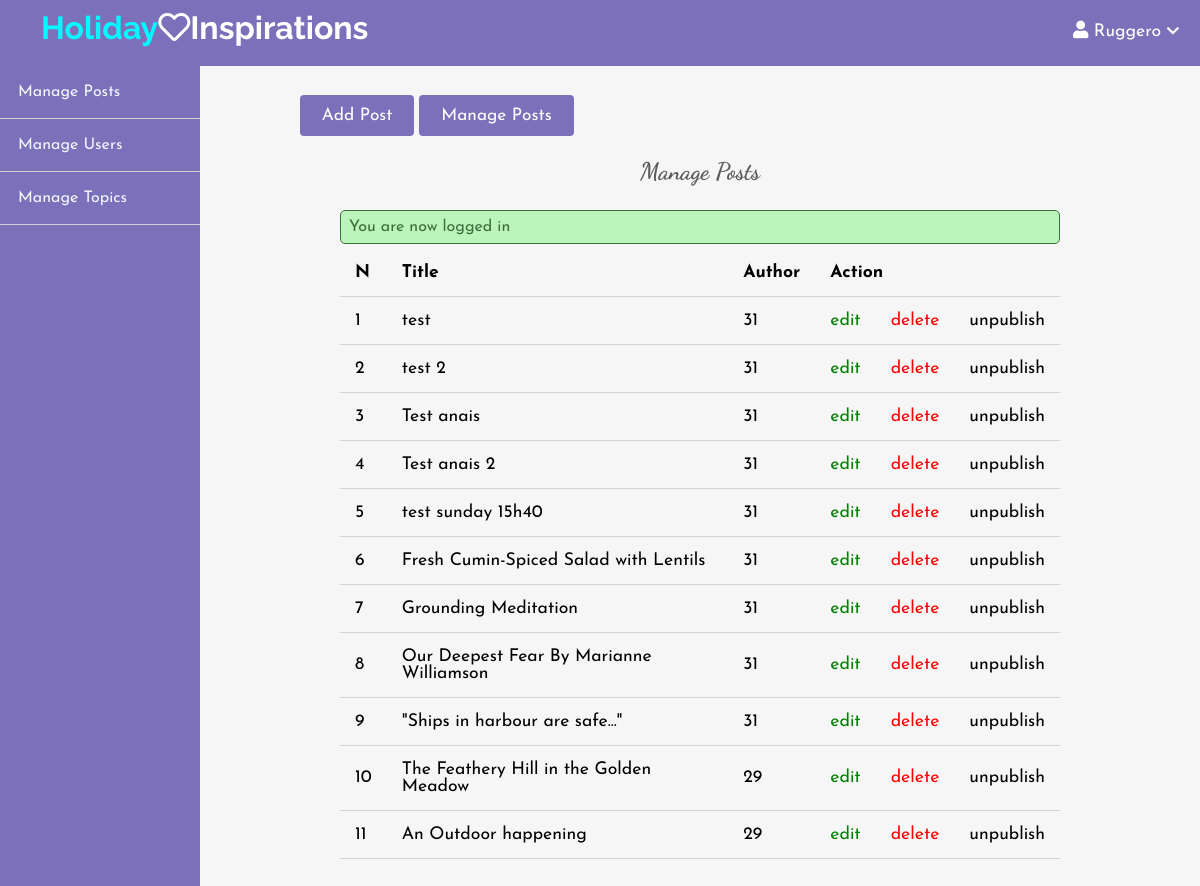
/admin/posts/index.php (signed in), run on the app's committed database.
### tables this page shows
CREATE TABLE IF NOT EXISTS `posts` (
  `id` int(11) NOT NULL AUTO_INCREMENT,
  `user_id` int(11) NOT NULL,
  `topic_id` int(11) DEFAULT NULL,
  `title` varchar(255) NOT NULL,
  `image` varchar(255) NOT NULL,
  `body` text NOT NULL,
  `published` tinyint(4) NOT NULL,
  `created_at` datetime NOT NULL DEFAULT CURRENT_TIMESTAMP,
  PRIMARY KEY (`id`),
  KEY `topic_id` (`topic_id`)
);

### app/database/db.php (called while the page is built, shortened)
<?php
require('connect.php');
function selectAll($table, $conditions = [])
{
    global $conn;
    $sql = "SELECT * FROM $table";
    if (empty($conditions)) {
        $stmt = $conn->prepare($sql);
        $stmt->execute();
        $records = $stmt->get_result()->fetch_all(MYSQLI_ASSOC);
        return $records;
    }
}

### app/controllers/posts.php (called while the page is built, shortened)
<?php
include(ROOT_PATH . "/app/database/db.php");
$table = 'posts';
$posts = selectAll($table);

### admin/posts/index.php (the view, shortened to what this page needs)
<?php include(ROOT_PATH . "/app/controllers/posts.php");
?>
<!DOCTYPE html>
<html lang="en">
    <head>
        <link rel="stylesheet"
            href="https://use.fontawesome.com/releases/v5.7.2/css/all.css"
>
        <link rel="stylesheet" href="../../assets/css/style.css">
        <link rel="stylesheet" href="../../assets/css/admin.css">
    </head>
    <body>
    <?php include(ROOT_PATH . "/app/includes/adminHeader.php"); ?>
        <div class="admin-wrapper">
        <?php include(ROOT_PATH . "/app/includes/adminSidebar.php"); ?>
            <div class="admin-content">
                <div class="button-group">
                    <a href="create.php" class="btn btn-big">Add Post</a>
                    <a href="index.php" class="btn btn-big">Manage Posts</a>
                </div>
                <div class="content">
                    <h2 class="page-title">Manage Posts</h2>
                    <?php include(ROOT_PATH . "/app/includes/messages.php"); ?>
                    <table>
                        <thead>
                            <th>N</th>
                            <th>Title</th>
                            <th>Author</th>
                            <th colspan="3">Action</th>
                        </thead>
                        <tbody>
                            <?php foreach ($posts as $key => $post): ?>
                                <tr>
                                    <td><?php echo $key + 1; ?></td>
                                    <td><?php echo $post['title'] ?></td>
                                    <td><?php echo $post['user_id'] ?></td>
                                    <td><a href="edit.php?id=<?php echo $post['id']; ?>" class="edit">edit</a></td>
                                    <td><a href="edit.php?delete_id=<?php echo $post['id']; ?>" class="delete">delete</a></td>
                                    <?php if ($post['published']): ?>
                                        <td><a href="edit.php?published=0&p_id=<?php echo $post['id'] ?>" class="unpublish">unpublish</a></td>
                                    <?php else: ?>
                                        <td><a href="edit.php?published=1&p_id=<?php echo $post['id'] ?>" class="publish">publish</a></td>
                                    <?php endif; ?>
                                </tr>
                            <?php endforeach; ?>
                        </tbody>
                    </table>
                </div>
            </div>
        </div>
    </body>
</html>

### assets/css/style.css (style rules this page uses)
* { box-sizing: border-box; }
html, body { height: 100%; padding: 0px; margin: 0px; background: #f6f6f6; font-family: 'Josefin Sans', sans-serif; }
h1, h2, h3, h4, h5, h6 { font-family: 'Dancing Script', cursive; color: #5c5b5b; margin: 5px; }
a { text-decoration: none; color: inherit; }
.btn { padding: 0.5rem 1rem; background: #7D70BA; color: white; border: 1px solid transparent; border-radius: 0.25rem; font-size: 1.08em; font-family: "Josefin Sans", serif; }
.btn-big { padding: 0.7rem 1.3rem; line-height: 1.3rem; }
.content { width: 90%; margin: 30px auto 30px; }

### assets/css/admin.css (style rules this page uses)
.admin-wrapper { display: flex; height: calc(100% - 66px); }
.admin-wrapper .admin-content { flex: 8; height: 100%; padding: 40px 100px 100px; overflow-y: scroll; }
.admin-content .page-title { text-align: center; margin-bottom: 1.5rem; }
table { width: 100%; border-collapse: collapse; font-size: 1.1rem; }
th, td { padding: 15px; text-align: left; border-bottom: 1px solid #d3d3d3; }
.edit { color: green; }
.delete { color: red; }

### data on the page
posts: title "test", user "31"
posts: title "test 2", user "31"
posts: title "Test anais", user "31"
posts: title "Test anais 2", user "31"
posts: title "test sunday 15h40", user "31"
posts: title "Fresh Cumin-Spiced Salad with Lentils", user "31"
posts: title "Grounding Meditation", user "31"
posts: title "Our Deepest Fear By Marianne Williamson", user "31"
posts: title "\"Ships in harbour are safe...\"", user "31"
posts: title "The Feathery Hill in the Golden Meadow", user "29"
posts: title "An Outdoor happening", user "29"

### other printed values
$_SESSION['username'] "Ruggero"
$_SESSION['message'] "You are now logged in"
